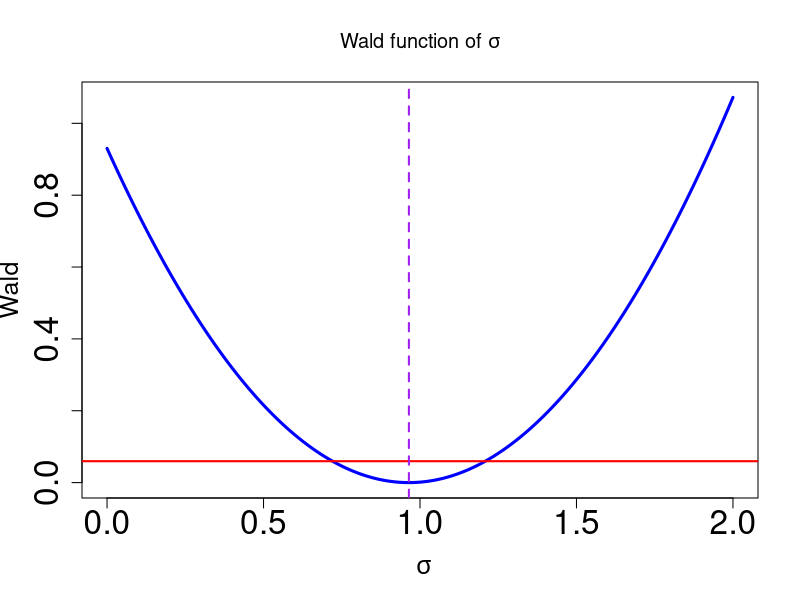
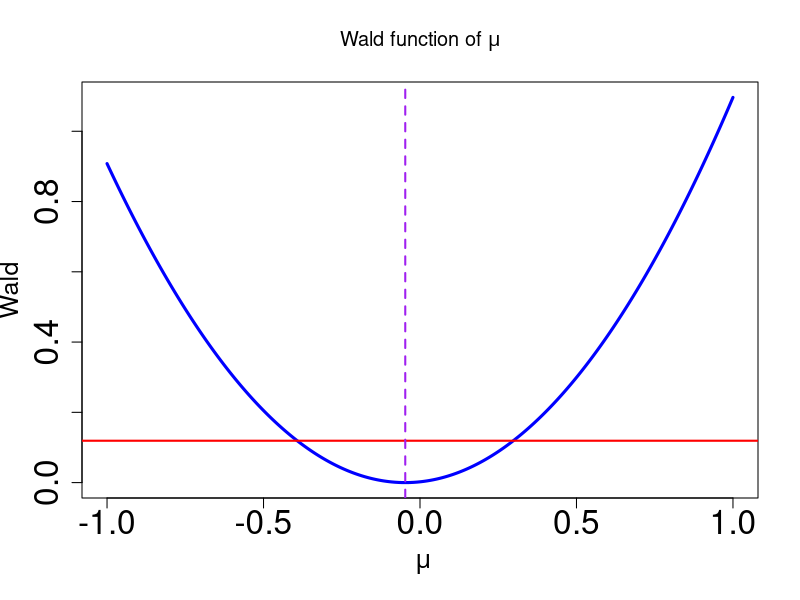

The R source for these figures, in order:
## ---- chunk 1
knitr::opts_chunk$set(echo = TRUE)
## ---- chunk 2
# Delete memory
rm(list = ls())

# Required package
library(numDeriv)

# Simulated data from a normal with mean zero and variance 1
set.seed(123)
data = rnorm(n = 30, 0, 1 )
n = length(data)
s = sqrt(mean((data-mean(data))^2))
x.bar <- mean(data)
# MLE
MLE <- c(x.bar,s)
MLE

# Profile likelihood of sigma
R.sigma = Vectorize( function(sigma) return( (s/sigma)^n*exp( 0.5*n*(1-(s/sigma)^2)) ) )

# Lambda function
Lambda <-  Vectorize( function(sigma) -2*log(R.sigma(sigma)) )
#----------------------------------------
# Wald approximation function for sigma
#-----------------------------------------

hess.sigma <-  hessian(Lambda , x = MLE[2])

# Threshold
lev <- 2*qchisq(0.95, df = 1)/hess.sigma


W.sigma = Vectorize( function(sigma) return( (sigma-MLE[2])^2 ))
# Visualising the profile likelihood of sigma
curve(W.sigma,0,2, n = 1000, lwd =3, col = "blue", cex.axis = 2, cex.lab = 1.5, main =  expression(paste("Wald function of ", sigma), ylim = c(0,1)),
      xlab = ~sigma, ylab = "Wald")
abline(h = lev, lwd = 2, col = "red")
abline(v = MLE[2], lwd = 2, col = "purple", lty = 2)
# 95% Confidence interval
W.sigmaC = Vectorize( function(sigma) return(W.sigma(sigma)-lev))

c(uniroot(W.sigmaC,c(0.6,0.8))$root,uniroot(W.sigmaC,c(1.1,1.5))$root)
## ---- chunk 3
# Delete memory
rm(list = ls())

# Required package
library(numDeriv)

# Simulated data from a normal with mean zero and variance 1
set.seed(123)
data = rnorm(n = 30, 0, 1 )
n = length(data)
s = sqrt(mean((data-mean(data))^2))
x.bar <- mean(data)
# MLE
MLE <- c(x.bar,s)
MLE

# Profile likelihood of mu
R.mu = Vectorize( function(mu) return(  ( sum((data-x.bar)^2)/sum((data-mu)^2) )^(0.5*n)  ))

# Lambda function
Lambda <-  Vectorize( function(mu) -2*log(R.mu(mu)) )
#----------------------------------------
# Wald approximation function for mu
#-----------------------------------------

hess.mu <-  hessian(Lambda , x = MLE[1])

# Threshold
lev <- 2*qchisq(0.95, df = 1)/hess.mu


W.mu = Vectorize( function(mu) return( (mu-MLE[1])^2 ))
# Visualising the profile likelihood of sigma
curve(W.mu,-1,1, n = 1000, lwd =3, col = "blue", cex.axis = 2, cex.lab = 1.5, main =  expression(paste("Wald function of ", mu), ylim = c(0,1)),
      xlab = ~mu, ylab = "Wald")
abline(h = lev, lwd = 2, col = "red")
abline(v = MLE[1], lwd = 2, col = "purple", lty = 2)
# 95% Confidence interval
W.muC = Vectorize( function(mu) return(W.mu(mu)-lev))

c(uniroot(W.muC,c(-0.5,0.0))$root,uniroot(W.muC,c(0.0,0.5))$root)
